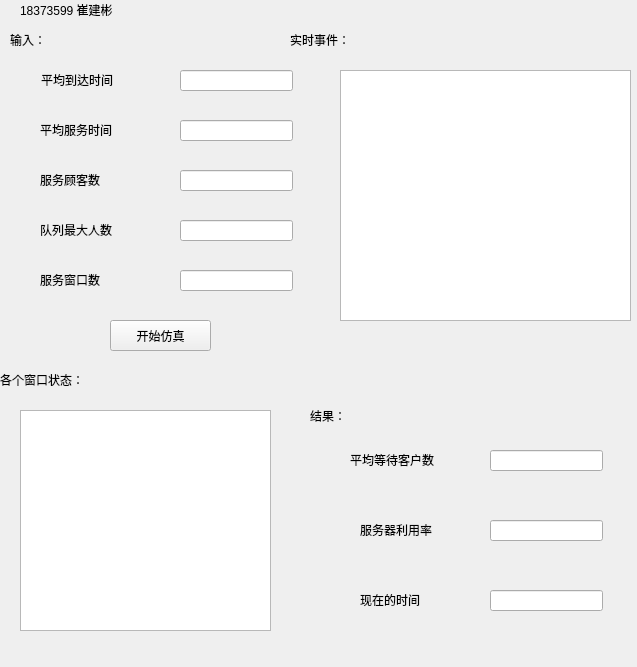
<?xml version="1.0" encoding="UTF-8"?>
<ui version="4.0">
 <class>UI</class>
 <widget class="QWidget" name="UI">
  <property name="geometry">
   <rect>
    <x>0</x>
    <y>0</y>
    <width>637</width>
    <height>667</height>
   </rect>
  </property>
  <property name="windowTitle">
   <string>仿真模拟UI 崔建彬</string>
  </property>
  <widget class="QPushButton" name="RunBottom">
   <property name="geometry">
    <rect>
     <x>110</x>
     <y>320</y>
     <width>101</width>
     <height>31</height>
    </rect>
   </property>
   <property name="text">
    <string>开始仿真</string>
   </property>
  </widget>
  <widget class="QLineEdit" name="AvgArriveTime">
   <property name="geometry">
    <rect>
     <x>180</x>
     <y>70</y>
     <width>113</width>
     <height>21</height>
    </rect>
   </property>
  </widget>
  <widget class="QLineEdit" name="AvgServeTime">
   <property name="geometry">
    <rect>
     <x>180</x>
     <y>120</y>
     <width>113</width>
     <height>21</height>
    </rect>
   </property>
  </widget>
  <widget class="QLineEdit" name="PeopleNumbers">
   <property name="geometry">
    <rect>
     <x>180</x>
     <y>170</y>
     <width>113</width>
     <height>21</height>
    </rect>
   </property>
  </widget>
  <widget class="QLineEdit" name="MaxPeople">
   <property name="geometry">
    <rect>
     <x>180</x>
     <y>220</y>
     <width>113</width>
     <height>21</height>
    </rect>
   </property>
  </widget>
  <widget class="QLabel" name="label">
   <property name="geometry">
    <rect>
     <x>41</x>
     <y>70</y>
     <width>101</width>
     <height>20</height>
    </rect>
   </property>
   <property name="text">
    <string>平均到达时间</string>
   </property>
  </widget>
  <widget class="QLabel" name="label_2">
   <property name="geometry">
    <rect>
     <x>40</x>
     <y>120</y>
     <width>101</width>
     <height>20</height>
    </rect>
   </property>
   <property name="text">
    <string>平均服务时间</string>
   </property>
  </widget>
  <widget class="QLabel" name="label_3">
   <property name="geometry">
    <rect>
     <x>40</x>
     <y>170</y>
     <width>101</width>
     <height>20</height>
    </rect>
   </property>
   <property name="text">
    <string>服务顾客数</string>
   </property>
  </widget>
  <widget class="QLabel" name="label_4">
   <property name="geometry">
    <rect>
     <x>40</x>
     <y>220</y>
     <width>101</width>
     <height>20</height>
    </rect>
   </property>
   <property name="text">
    <string>队列最大人数</string>
   </property>
  </widget>
  <widget class="QLabel" name="label_5">
   <property name="geometry">
    <rect>
     <x>40</x>
     <y>270</y>
     <width>101</width>
     <height>20</height>
    </rect>
   </property>
   <property name="text">
    <string>服务窗口数</string>
   </property>
  </widget>
  <widget class="QLineEdit" name="TableNumbers">
   <property name="geometry">
    <rect>
     <x>180</x>
     <y>270</y>
     <width>113</width>
     <height>21</height>
    </rect>
   </property>
  </widget>
  <widget class="QLabel" name="label_6">
   <property name="geometry">
    <rect>
     <x>10</x>
     <y>30</y>
     <width>101</width>
     <height>20</height>
    </rect>
   </property>
   <property name="text">
    <string>输入：</string>
   </property>
  </widget>
  <widget class="QLabel" name="label_7">
   <property name="geometry">
    <rect>
     <x>290</x>
     <y>30</y>
     <width>101</width>
     <height>20</height>
    </rect>
   </property>
   <property name="text">
    <string>实时事件：</string>
   </property>
  </widget>
  <widget class="QLabel" name="label_8">
   <property name="geometry">
    <rect>
     <x>0</x>
     <y>370</y>
     <width>101</width>
     <height>20</height>
    </rect>
   </property>
   <property name="text">
    <string>各个窗口状态：</string>
   </property>
  </widget>
  <widget class="QLabel" name="label_9">
   <property name="geometry">
    <rect>
     <x>310</x>
     <y>400</y>
     <width>41</width>
     <height>31</height>
    </rect>
   </property>
   <property name="text">
    <string>结果：</string>
   </property>
  </widget>
  <widget class="QLabel" name="label_11">
   <property name="geometry">
    <rect>
     <x>350</x>
     <y>450</y>
     <width>111</width>
     <height>20</height>
    </rect>
   </property>
   <property name="text">
    <string>平均等待客户数</string>
   </property>
  </widget>
  <widget class="QLineEdit" name="WaitPeopleNum">
   <property name="geometry">
    <rect>
     <x>490</x>
     <y>450</y>
     <width>113</width>
     <height>21</height>
    </rect>
   </property>
  </widget>
  <widget class="QLineEdit" name="UseRatio">
   <property name="geometry">
    <rect>
     <x>490</x>
     <y>520</y>
     <width>113</width>
     <height>21</height>
    </rect>
   </property>
  </widget>
  <widget class="QLabel" name="label_12">
   <property name="geometry">
    <rect>
     <x>360</x>
     <y>520</y>
     <width>101</width>
     <height>20</height>
    </rect>
   </property>
   <property name="text">
    <string>服务器利用率</string>
   </property>
  </widget>
  <widget class="QTableWidget" name="TableStatus">
   <property name="geometry">
    <rect>
     <x>20</x>
     <y>410</y>
     <width>251</width>
     <height>221</height>
    </rect>
   </property>
  </widget>
  <widget class="QListWidget" name="EventList">
   <property name="geometry">
    <rect>
     <x>340</x>
     <y>70</y>
     <width>291</width>
     <height>251</height>
    </rect>
   </property>
  </widget>
  <widget class="QLabel" name="label_13">
   <property name="geometry">
    <rect>
     <x>360</x>
     <y>590</y>
     <width>101</width>
     <height>20</height>
    </rect>
   </property>
   <property name="text">
    <string>现在的时间</string>
   </property>
  </widget>
  <widget class="QLineEdit" name="NowTime">
   <property name="geometry">
    <rect>
     <x>490</x>
     <y>590</y>
     <width>113</width>
     <height>21</height>
    </rect>
   </property>
  </widget>
  <widget class="QLabel" name="label_14">
   <property name="geometry">
    <rect>
     <x>20</x>
     <y>0</y>
     <width>131</width>
     <height>20</height>
    </rect>
   </property>
   <property name="text">
    <string>18373599 崔建彬</string>
   </property>
  </widget>
 </widget>
 <resources/>
 <connections/>
</ui>
